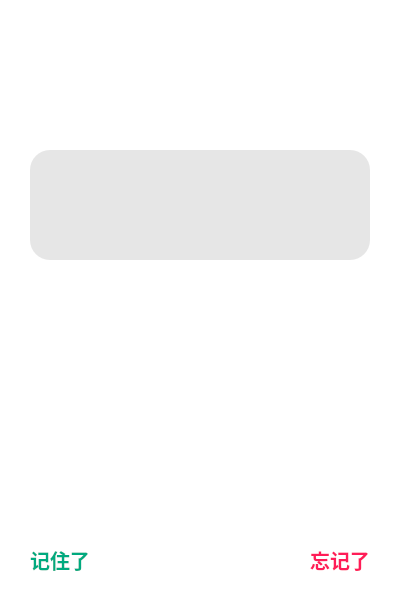
  <widget class="QWidget" name="learn_4" native="true">
   <property name="geometry">
    <rect>
     <x>400</x>
     <y>0</y>
     <width>400</width>
     <height>600</height>
    </rect>
   </property>
   <property name="styleSheet">
    <string notr="true">background-color: rgb(255, 255, 255);</string>
   </property>
   <widget class="QLabel" name="englishWord_5">
    <property name="geometry">
     <rect>
      <x>30</x>
      <y>50</y>
      <width>250</width>
      <height>40</height>
     </rect>
    </property>
    <property name="font">
     <font>
      <family>Arial Rounded MT Bold</family>
      <pointsize>17</pointsize>
      <weight>75</weight>
      <bold>true</bold>
     </font>
    </property>
    <property name="styleSheet">
     <string notr="true"/>
    </property>
    <property name="text">
     <string/>
    </property>
   </widget>
   <widget class="QPushButton" name="vocal_5">
    <property name="geometry">
     <rect>
      <x>30</x>
      <y>95</y>
      <width>25</width>
      <height>25</height>
     </rect>
    </property>
    <property name="styleSheet">
     <string notr="true">#vocal_5
{
border-image: url(:/icon/vocal.png);
border:none;
}
#vocal_5:hover
{
border-image: url(:/icon/vocal2.png);
}
</string>
    </property>
    <property name="text">
     <string/>
    </property>
   </widget>
   <widget class="QLabel" name="pa_5">
    <property name="geometry">
     <rect>
      <x>70</x>
      <y>95</y>
      <width>160</width>
      <height>25</height>
     </rect>
    </property>
    <property name="font">
     <font>
      <pointsize>13</pointsize>
      <weight>75</weight>
      <bold>true</bold>
     </font>
    </property>
    <property name="styleSheet">
     <string notr="true"/>
    </property>
    <property name="text">
     <string/>
    </property>
   </widget>
   <widget class="QPushButton" name="Yes_3">
    <property name="geometry">
     <rect>
      <x>0</x>
      <y>540</y>
      <width>120</width>
      <height>40</height>
     </rect>
    </property>
    <property name="font">
     <font>
      <family>宋体</family>
      <pointsize>15</pointsize>
      <weight>75</weight>
      <bold>true</bold>
     </font>
    </property>
    <property name="styleSheet">
     <string notr="true">#Yes_3
{
color: rgb(0, 170, 127);
border:none;
}
#Yes_3:hover
{
color: rgb(238, 112, 0);
}
</string>
    </property>
    <property name="text">
     <string>记住了</string>
    </property>
   </widget>
   <widget class="QLabel" name="label_37">
    <property name="geometry">
     <rect>
      <x>260</x>
      <y>80</y>
      <width>70</width>
      <height>70</height>
     </rect>
    </property>
    <property name="styleSheet">
     <string notr="true">border-image: url(:/icon/plant17.png);</string>
    </property>
    <property name="text">
     <string/>
    </property>
   </widget>
   <widget class="QLabel" name="label_38">
    <property name="geometry">
     <rect>
      <x>320</x>
      <y>100</y>
      <width>50</width>
      <height>50</height>
     </rect>
    </property>
    <property name="styleSheet">
     <string notr="true">border-image: url(:/icon/plant17.png);</string>
    </property>
    <property name="text">
     <string/>
    </property>
   </widget>
   <widget class="QLabel" name="label_39">
    <property name="geometry">
     <rect>
      <x>20</x>
      <y>470</y>
      <width>70</width>
      <height>70</height>
     </rect>
    </property>
    <property name="styleSheet">
     <string notr="true">border-image: url(:/icon/plant8.png);</string>
    </property>
    <property name="text">
     <string/>
    </property>
   </widget>
   <widget class="QLabel" name="label_40">
    <property name="geometry">
     <rect>
      <x>310</x>
      <y>470</y>
      <width>70</width>
      <height>70</height>
     </rect>
    </property>
    <property name="styleSheet">
     <string notr="true">border-image: url(:/icon/plant6.png);</string>
    </property>
    <property name="text">
     <string/>
    </property>
   </widget>
   <widget class="QLabel" name="label_41">
    <property name="geometry">
     <rect>
      <x>340</x>
      <y>10</y>
      <width>50</width>
      <height>50</height>
     </rect>
    </property>
    <property name="styleSheet">
     <string notr="true">border-image: url(:/icon/sun.png);</string>
    </property>
    <property name="text">
     <string/>
    </property>
   </widget>
   <widget class="QLabel" name="label_42">
    <property name="geometry">
     <rect>
      <x>85</x>
      <y>0</y>
      <width>50</width>
      <height>50</height>
     </rect>
    </property>
    <property name="styleSheet">
     <string notr="true">border-image: url(:/icon/cloud2.png);</string>
    </property>
    <property name="text">
     <string/>
    </property>
   </widget>
   <widget class="QLabel" name="label_43">
    <property name="geometry">
     <rect>
      <x>30</x>
      <y>5</y>
      <width>50</width>
      <height>50</height>
     </rect>
    </property>
    <property name="styleSheet">
     <string notr="true">border-image: url(:/icon/cloud3.png);</string>
    </property>
    <property name="text">
     <string/>
    </property>
   </widget>
   <widget class="QPushButton" name="No_3">
    <property name="geometry">
     <rect>
      <x>280</x>
      <y>540</y>
      <width>120</width>
      <height>40</height>
     </rect>
    </property>
    <property name="font">
     <font>
      <family>宋体</family>
      <pointsize>15</pointsize>
      <weight>75</weight>
      <bold>true</bold>
     </font>
    </property>
    <property name="styleSheet">
     <string notr="true">#No_3
{
color:rgb(255, 28, 88);
border:none;
}
#No_3:hover
{
color: rgb(238, 112, 0);
}
</string>
    </property>
    <property name="text">
     <string>忘记了</string>
    </property>
   </widget>
   <widget class="QTextBrowser" name="chineseWord_3">
    <property name="geometry">
     <rect>
      <x>30</x>
      <y>150</y>
      <width>340</width>
      <height>110</height>
     </rect>
    </property>
    <property name="font">
     <font>
      <pointsize>10</pointsize>
      <weight>75</weight>
      <bold>true</bold>
     </font>
    </property>
    <property name="styleSheet">
     <string notr="true">border:none;
border-radius:20px;
background-color: rgba(220, 220, 220, 180)</string>
    </property>
    <property name="html">
     <string>&lt;!DOCTYPE HTML PUBLIC &quot;-//W3C//DTD HTML 4.0//EN&quot; &quot;http://www.w3.org/TR/REC-html40/strict.dtd&quot;&gt;
&lt;html&gt;&lt;head&gt;&lt;meta name=&quot;qrichtext&quot; content=&quot;1&quot; /&gt;&lt;style type=&quot;text/css&quot;&gt;
p, li { white-space: pre-wrap; }
&lt;/style&gt;&lt;/head&gt;&lt;body style=&quot; font-family:'SimSun'; font-size:10pt; font-weight:600; font-style:normal;&quot;&gt;
&lt;p style=&quot;-qt-paragraph-type:empty; margin-top:0px; margin-bottom:0px; margin-left:0px; margin-right:0px; -qt-block-indent:0; text-indent:0px;&quot;&gt;&lt;br /&gt;&lt;/p&gt;&lt;/body&gt;&lt;/html&gt;</string>
    </property>
   </widget>
   <widget class="QPushButton" name="close_6">
    <property name="geometry">
     <rect>
      <x>8</x>
      <y>10</y>
      <width>30</width>
      <height>30</height>
     </rect>
    </property>
    <property name="font">
     <font>
      <pointsize>12</pointsize>
      <weight>50</weight>
      <bold>false</bold>
     </font>
    </property>
    <property name="styleSheet">
     <string notr="true">#close_6:!hover
{
border:none;
border-radius:12px;
border-image: url(:/icon/downarrowmin2.png);
}
#close_6:hover
{
border:none;
border-radius:12px;
border-image: url(:/icon/downarrowmin.png);
}</string>
    </property>
    <property name="text">
     <string/>
    </property>
    <property name="iconSize">
     <size>
      <width>16</width>
      <height>16</height>
     </size>
    </property>
   </widget>
   <zorder>label_37</zorder>
   <zorder>englishWord_5</zorder>
   <zorder>vocal_5</zorder>
   <zorder>pa_5</zorder>
   <zorder>Yes_3</zorder>
   <zorder>label_38</zorder>
   <zorder>label_39</zorder>
   <zorder>label_40</zorder>
   <zorder>label_41</zorder>
   <zorder>label_42</zorder>
   <zorder>No_3</zorder>
   <zorder>chineseWord_3</zorder>
   <zorder>close_6</zorder>
   <zorder>label_43</zorder>
  </widget>
